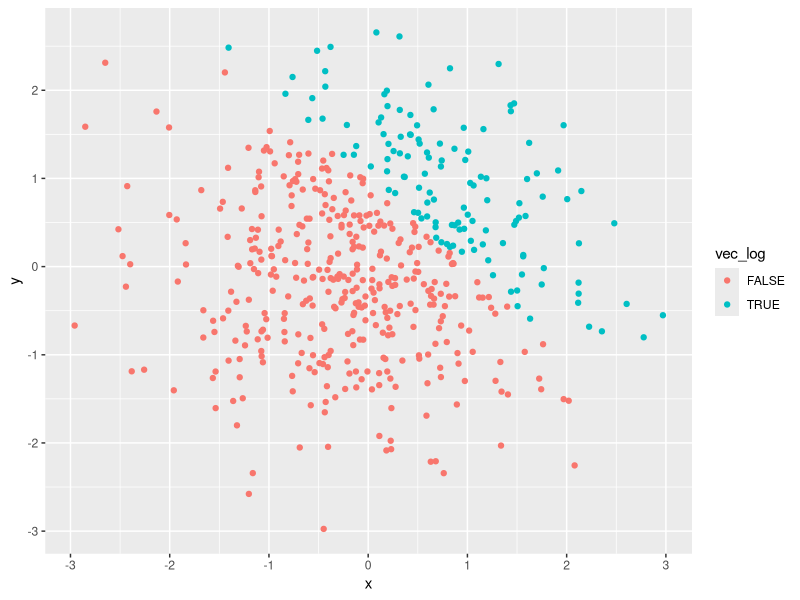
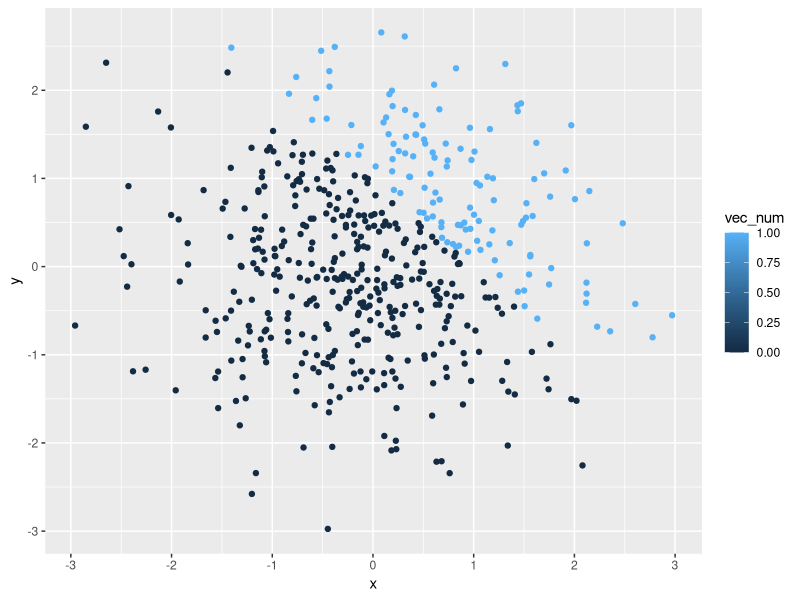
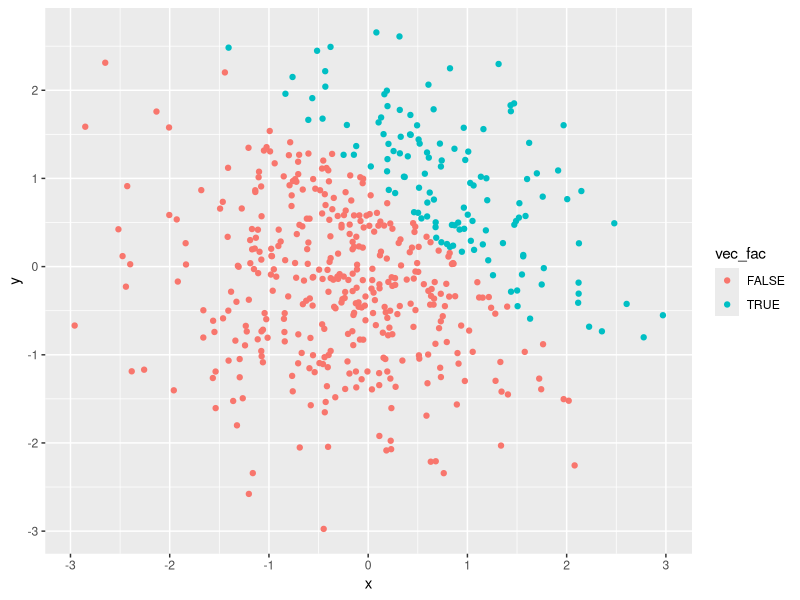
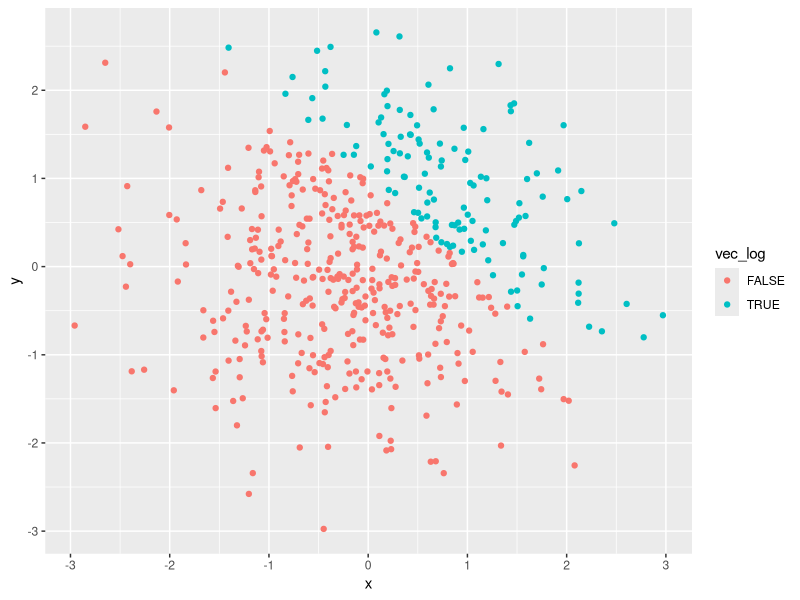

Write R code to recreate these figures, in order.
## ---- chunk 1

library(tidyverse)

hw1q1_df = tibble(
  norm_samp = rnorm(8),
  vec_logical = c(norm_samp > 0),
  vec_char = c("A", "B", "C", "D", "E", "F", "G", "H"),
  vec_fac = factor(c("low", "med", "high", "low", "med", "high", "low", "med"))
)
## ---- chunk 2
mean(pull(hw1q1_df, norm_samp))
mean(pull(hw1q1_df, vec_logical))
mean(pull(hw1q1_df, vec_char))
mean(pull(hw1q1_df, vec_fac))
## ---- chunk 3
as.numeric(pull(hw1q1_df, vec_logical))
as.numeric(pull(hw1q1_df, vec_char))
as.numeric(pull(hw1q1_df, vec_fac))
## ---- chunk 4

hw1q2_df = tibble(
  x = rnorm(500),
  y = rnorm(500),
  vec_log = c(x + y > 1), 
  vec_num = as.numeric(vec_log),
  vec_fac = as.factor(vec_log)
)
## ---- chunk 5
ggplot(hw1q2_df, aes(x = x, y = y, color = vec_log)) + geom_point()
ggsave("scatter_plot.pdf", height = 6, width = 6)

ggplot(hw1q2_df, aes(x = x, y = y, color = vec_num)) + geom_point()
ggplot(hw1q2_df, aes(x = x, y = y, color = vec_fac)) + geom_point()
